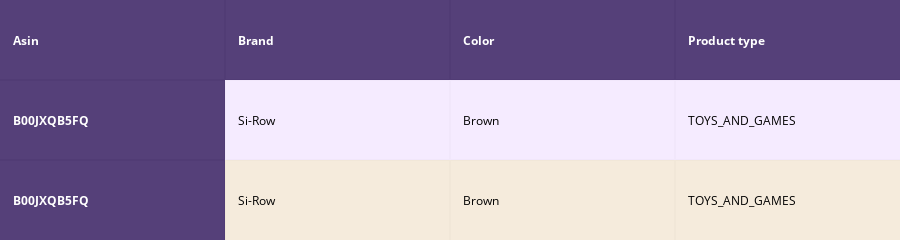
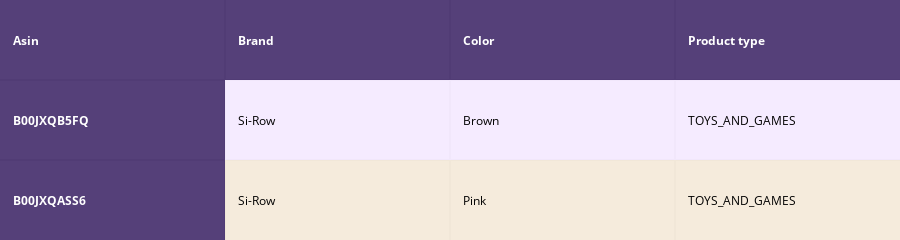
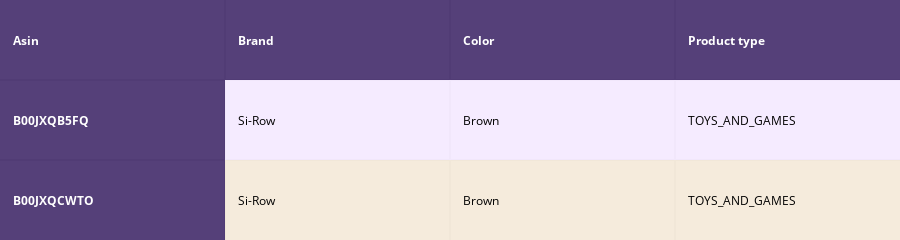
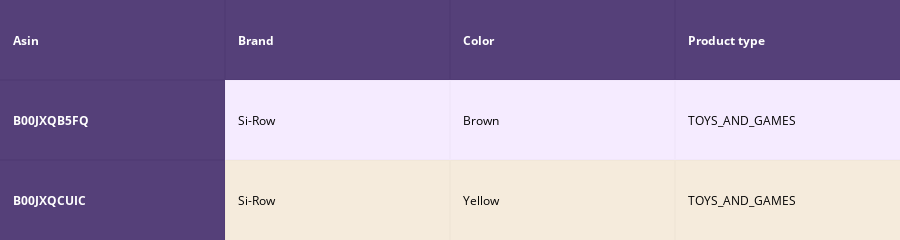

Notebook cell for these charts, in order:
### Markdown cell above
**Now we try giving extra features more weight (5 times than other features) and see the results.**

### Code cell
idf_w2v_brand(12566, 5, 25, 5, 20)

### Figure 1 — Plotly figure (JSON) as saved in the notebook; plotly's stock layout.template omitted (floating-point values rounded to 4 significant figures)
{"data": [{"colorscale": [[0, "#1d004d"], [0.5, "#f2e5ff"], [1, "#f2e5d1"]], "hoverinfo": "none", "opacity": 0.75, "showscale": false, "type": "heatmap", "uid": "01fb97af-f2a6-40b8-90c7-83ea6edbb7d4", "z": [[0, 0, 0, 0], [0, 0.5, 0.5, 0.5], [0, 1, 1, 1]]}], "layout": {"annotations": [{"align": "left", "font": {"color": "#ffffff"}, "showarrow": false, "text": "<b>Asin</b>", "x": -0.45, "xanchor": "left", "xref": "x", "y": 0, "yref": "y"}, {"align": "left", "font": {"color": "#ffffff"}, "showarrow": false, "text": "<b>Brand</b>", "x": 0.55, "xanchor": "left", "xref": "x", "y": 0, "yref": "y"}, {"align": "left", "font": {"color": "#ffffff"}, "showarrow": false, "text": "<b>Color</b>", "x": 1.55, "xanchor": "left", "xref": "x", "y": 0, "yref": "y"}, {"align": "left", "font": {"color": "#ffffff"}, "showarrow": false, "text": "<b>Product type</b>", "x": 2.55, "xanchor": "left", "xref": "x", "y": 0, "yref": "y"}, {"align": "left", "font": {"color": "#ffffff"}, "showarrow": false, "text": "<b>B00JXQB5FQ</b>", "x": -0.45, "xanchor": "left", "xref": "x", "y": 1, "yref": "y"}, {"align": "left", "font": {"color": "#000000"}, "showarrow": false, "text": "Si-Row", "x": 0.55, "xanchor": "left", "xref": "x", "y": 1, "yref": "y"}, {"align": "left", "font": {"color": "#000000"}, "showarrow": false, "text": "Brown", "x": 1.55, "xanchor": "left", "xref": "x", "y": 1, "yref": "y"}, {"align": "left", "font": {"color": "#000000"}, "showarrow": false, "text": "TOYS_AND_GAMES", "x": 2.55, "xanchor": "left", "xref": "x", "y": 1, "yref": "y"}, {"align": "left", "font": {"color": "#ffffff"}, "showarrow": false, "text": "<b>B00JXQB5FQ</b>", "x": -0.45, "xanchor": "left", "xref": "x", "y": 2, "yref": "y"}, {"align": "left", "font": {"color": "#000000"}, "showarrow": false, "text": "Si-Row", "x": 0.55, "xanchor": "left", "xref": "x", "y": 2, "yref": "y"}, {"align": "left", "font": {"color": "#000000"}, "showarrow": false, "text": "Brown", "x": 1.55, "xanchor": "left", "xref": "x", "y": 2, "yref": "y"}, {"align": "left", "font": {"color": "#000000"}, "showarrow": false, "text": "TOYS_AND_GAMES", "x": 2.55, "xanchor": "left", "xref": "x", "y": 2, "yref": "y"}], "height": 140, "margin": {"b": 0, "l": 0, "r": 0, "t": 0}, "xaxis": {"dtick": 1, "gridwidth": 2, "showticklabels": false, "tick0": -0.5, "ticks": "", "zeroline": false}, "yaxis": {"autorange": "reversed", "dtick": 1, "gridwidth": 2, "showticklabels": false, "tick0": 0.5, "ticks": "", "zeroline": false}}}

### Figure 2 — Plotly figure (JSON) as saved in the notebook; plotly's stock layout.template omitted (floating-point values rounded to 4 significant figures)
{"data": [{"colorscale": [[0, "#1d004d"], [0.5, "#f2e5ff"], [1, "#f2e5d1"]], "hoverinfo": "none", "opacity": 0.75, "showscale": false, "type": "heatmap", "uid": "b90c39b4-b3a0-4b31-aab0-2cfa76393677", "z": [[0, 0, 0, 0], [0, 0.5, 0.5, 0.5], [0, 1, 1, 1]]}], "layout": {"annotations": [{"align": "left", "font": {"color": "#ffffff"}, "showarrow": false, "text": "<b>Asin</b>", "x": -0.45, "xanchor": "left", "xref": "x", "y": 0, "yref": "y"}, {"align": "left", "font": {"color": "#ffffff"}, "showarrow": false, "text": "<b>Brand</b>", "x": 0.55, "xanchor": "left", "xref": "x", "y": 0, "yref": "y"}, {"align": "left", "font": {"color": "#ffffff"}, "showarrow": false, "text": "<b>Color</b>", "x": 1.55, "xanchor": "left", "xref": "x", "y": 0, "yref": "y"}, {"align": "left", "font": {"color": "#ffffff"}, "showarrow": false, "text": "<b>Product type</b>", "x": 2.55, "xanchor": "left", "xref": "x", "y": 0, "yref": "y"}, {"align": "left", "font": {"color": "#ffffff"}, "showarrow": false, "text": "<b>B00JXQB5FQ</b>", "x": -0.45, "xanchor": "left", "xref": "x", "y": 1, "yref": "y"}, {"align": "left", "font": {"color": "#000000"}, "showarrow": false, "text": "Si-Row", "x": 0.55, "xanchor": "left", "xref": "x", "y": 1, "yref": "y"}, {"align": "left", "font": {"color": "#000000"}, "showarrow": false, "text": "Brown", "x": 1.55, "xanchor": "left", "xref": "x", "y": 1, "yref": "y"}, {"align": "left", "font": {"color": "#000000"}, "showarrow": false, "text": "TOYS_AND_GAMES", "x": 2.55, "xanchor": "left", "xref": "x", "y": 1, "yref": "y"}, {"align": "left", "font": {"color": "#ffffff"}, "showarrow": false, "text": "<b>B00JXQASS6</b>", "x": -0.45, "xanchor": "left", "xref": "x", "y": 2, "yref": "y"}, {"align": "left", "font": {"color": "#000000"}, "showarrow": false, "text": "Si-Row", "x": 0.55, "xanchor": "left", "xref": "x", "y": 2, "yref": "y"}, {"align": "left", "font": {"color": "#000000"}, "showarrow": false, "text": "Pink", "x": 1.55, "xanchor": "left", "xref": "x", "y": 2, "yref": "y"}, {"align": "left", "font": {"color": "#000000"}, "showarrow": false, "text": "TOYS_AND_GAMES", "x": 2.55, "xanchor": "left", "xref": "x", "y": 2, "yref": "y"}], "height": 140, "margin": {"b": 0, "l": 0, "r": 0, "t": 0}, "xaxis": {"dtick": 1, "gridwidth": 2, "showticklabels": false, "tick0": -0.5, "ticks": "", "zeroline": false}, "yaxis": {"autorange": "reversed", "dtick": 1, "gridwidth": 2, "showticklabels": false, "tick0": 0.5, "ticks": "", "zeroline": false}}}

### Figure 3 — Plotly figure (JSON) as saved in the notebook; plotly's stock layout.template omitted (floating-point values rounded to 4 significant figures)
{"data": [{"colorscale": [[0, "#1d004d"], [0.5, "#f2e5ff"], [1, "#f2e5d1"]], "hoverinfo": "none", "opacity": 0.75, "showscale": false, "type": "heatmap", "uid": "cf059c72-0fc2-486a-992c-a246fb141cbf", "z": [[0, 0, 0, 0], [0, 0.5, 0.5, 0.5], [0, 1, 1, 1]]}], "layout": {"annotations": [{"align": "left", "font": {"color": "#ffffff"}, "showarrow": false, "text": "<b>Asin</b>", "x": -0.45, "xanchor": "left", "xref": "x", "y": 0, "yref": "y"}, {"align": "left", "font": {"color": "#ffffff"}, "showarrow": false, "text": "<b>Brand</b>", "x": 0.55, "xanchor": "left", "xref": "x", "y": 0, "yref": "y"}, {"align": "left", "font": {"color": "#ffffff"}, "showarrow": false, "text": "<b>Color</b>", "x": 1.55, "xanchor": "left", "xref": "x", "y": 0, "yref": "y"}, {"align": "left", "font": {"color": "#ffffff"}, "showarrow": false, "text": "<b>Product type</b>", "x": 2.55, "xanchor": "left", "xref": "x", "y": 0, "yref": "y"}, {"align": "left", "font": {"color": "#ffffff"}, "showarrow": false, "text": "<b>B00JXQB5FQ</b>", "x": -0.45, "xanchor": "left", "xref": "x", "y": 1, "yref": "y"}, {"align": "left", "font": {"color": "#000000"}, "showarrow": false, "text": "Si-Row", "x": 0.55, "xanchor": "left", "xref": "x", "y": 1, "yref": "y"}, {"align": "left", "font": {"color": "#000000"}, "showarrow": false, "text": "Brown", "x": 1.55, "xanchor": "left", "xref": "x", "y": 1, "yref": "y"}, {"align": "left", "font": {"color": "#000000"}, "showarrow": false, "text": "TOYS_AND_GAMES", "x": 2.55, "xanchor": "left", "xref": "x", "y": 1, "yref": "y"}, {"align": "left", "font": {"color": "#ffffff"}, "showarrow": false, "text": "<b>B00JXQCWTO</b>", "x": -0.45, "xanchor": "left", "xref": "x", "y": 2, "yref": "y"}, {"align": "left", "font": {"color": "#000000"}, "showarrow": false, "text": "Si-Row", "x": 0.55, "xanchor": "left", "xref": "x", "y": 2, "yref": "y"}, {"align": "left", "font": {"color": "#000000"}, "showarrow": false, "text": "Brown", "x": 1.55, "xanchor": "left", "xref": "x", "y": 2, "yref": "y"}, {"align": "left", "font": {"color": "#000000"}, "showarrow": false, "text": "TOYS_AND_GAMES", "x": 2.55, "xanchor": "left", "xref": "x", "y": 2, "yref": "y"}], "height": 140, "margin": {"b": 0, "l": 0, "r": 0, "t": 0}, "xaxis": {"dtick": 1, "gridwidth": 2, "showticklabels": false, "tick0": -0.5, "ticks": "", "zeroline": false}, "yaxis": {"autorange": "reversed", "dtick": 1, "gridwidth": 2, "showticklabels": false, "tick0": 0.5, "ticks": "", "zeroline": false}}}

### Figure 4 — Plotly figure (JSON) as saved in the notebook; plotly's stock layout.template omitted (floating-point values rounded to 4 significant figures)
{"data": [{"colorscale": [[0, "#1d004d"], [0.5, "#f2e5ff"], [1, "#f2e5d1"]], "hoverinfo": "none", "opacity": 0.75, "showscale": false, "type": "heatmap", "uid": "d063d8ad-968e-43a0-8160-9c51d8935b7e", "z": [[0, 0, 0, 0], [0, 0.5, 0.5, 0.5], [0, 1, 1, 1]]}], "layout": {"annotations": [{"align": "left", "font": {"color": "#ffffff"}, "showarrow": false, "text": "<b>Asin</b>", "x": -0.45, "xanchor": "left", "xref": "x", "y": 0, "yref": "y"}, {"align": "left", "font": {"color": "#ffffff"}, "showarrow": false, "text": "<b>Brand</b>", "x": 0.55, "xanchor": "left", "xref": "x", "y": 0, "yref": "y"}, {"align": "left", "font": {"color": "#ffffff"}, "showarrow": false, "text": "<b>Color</b>", "x": 1.55, "xanchor": "left", "xref": "x", "y": 0, "yref": "y"}, {"align": "left", "font": {"color": "#ffffff"}, "showarrow": false, "text": "<b>Product type</b>", "x": 2.55, "xanchor": "left", "xref": "x", "y": 0, "yref": "y"}, {"align": "left", "font": {"color": "#ffffff"}, "showarrow": false, "text": "<b>B00JXQB5FQ</b>", "x": -0.45, "xanchor": "left", "xref": "x", "y": 1, "yref": "y"}, {"align": "left", "font": {"color": "#000000"}, "showarrow": false, "text": "Si-Row", "x": 0.55, "xanchor": "left", "xref": "x", "y": 1, "yref": "y"}, {"align": "left", "font": {"color": "#000000"}, "showarrow": false, "text": "Brown", "x": 1.55, "xanchor": "left", "xref": "x", "y": 1, "yref": "y"}, {"align": "left", "font": {"color": "#000000"}, "showarrow": false, "text": "TOYS_AND_GAMES", "x": 2.55, "xanchor": "left", "xref": "x", "y": 1, "yref": "y"}, {"align": "left", "font": {"color": "#ffffff"}, "showarrow": false, "text": "<b>B00JXQCUIC</b>", "x": -0.45, "xanchor": "left", "xref": "x", "y": 2, "yref": "y"}, {"align": "left", "font": {"color": "#000000"}, "showarrow": false, "text": "Si-Row", "x": 0.55, "xanchor": "left", "xref": "x", "y": 2, "yref": "y"}, {"align": "left", "font": {"color": "#000000"}, "showarrow": false, "text": "Yellow", "x": 1.55, "xanchor": "left", "xref": "x", "y": 2, "yref": "y"}, {"align": "left", "font": {"color": "#000000"}, "showarrow": false, "text": "TOYS_AND_GAMES", "x": 2.55, "xanchor": "left", "xref": "x", "y": 2, "yref": "y"}], "height": 140, "margin": {"b": 0, "l": 0, "r": 0, "t": 0}, "xaxis": {"dtick": 1, "gridwidth": 2, "showticklabels": false, "tick0": -0.5, "ticks": "", "zeroline": false}, "yaxis": {"autorange": "reversed", "dtick": 1, "gridwidth": 2, "showticklabels": false, "tick0": 0.5, "ticks": "", "zeroline": false}}}
